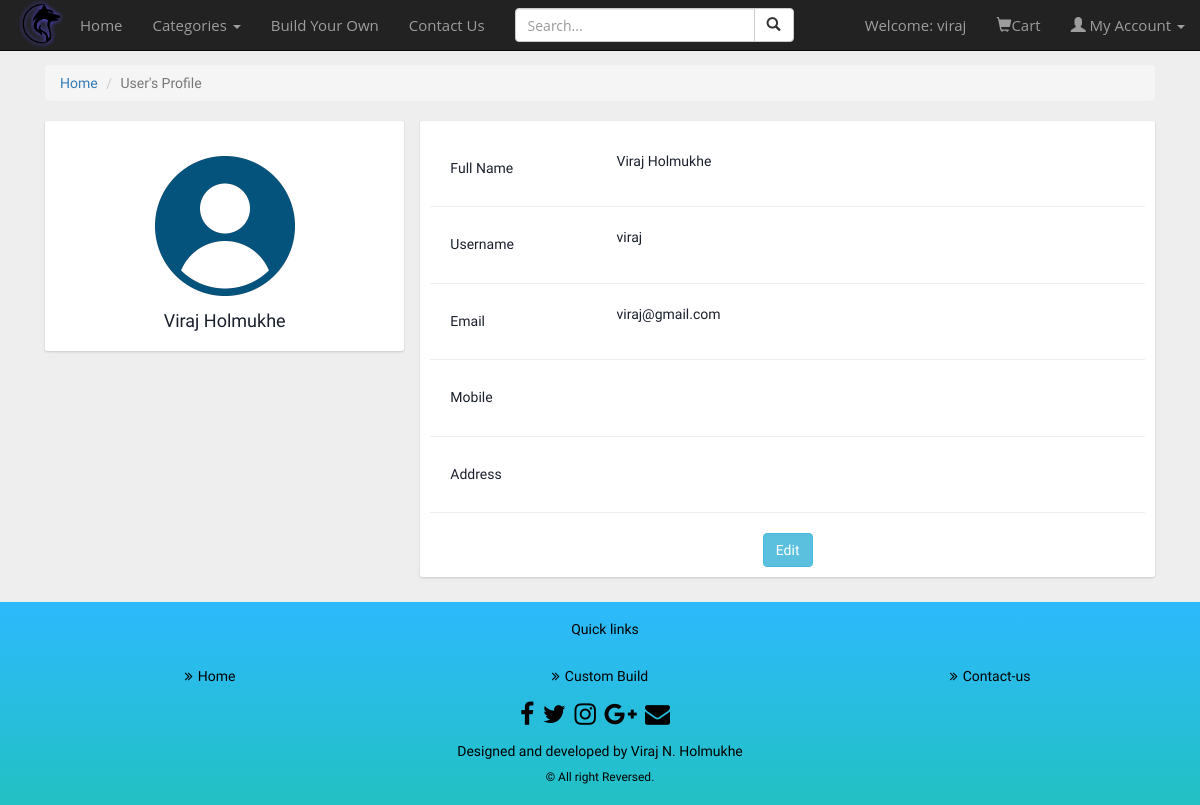
The app's page /profile (signed in) with its own data.
### Accounts/models.py (models this page shows, shortened)
class UserInfo(models.Model):
    username = models.CharField(max_length=20,primary_key=True)
    email = models.EmailField(max_length=30,unique=True)
    password = models.CharField(max_length=20)
    first_name = models.CharField(max_length=20,blank=True)
    last_name = models.CharField(max_length=20,blank=True)
    phone = models.CharField(max_length=13,blank=True)
    occupation = models.CharField(max_length=20,blank=True)
    address = models.TextField(max_length=200,blank=True)
    class Meta:
        db_table="Userinfo"

### UserApp/views.py (the view)
# urls.py: path('profile',views.showProfile),
def showProfile(request):
    if(request.method=="GET"):
        if("uname" in request.session):
            profile=UserInfo.objects.get(username=request.session["uname"])
            return render(request,"profile.html",{"profile":profile})

### templates/profile.html (shortened to what this page needs)
{% extends 'index.html' %}
{% load static %}
{% block Content %}
<link rel="stylesheet" type="text/css" href="{% static 'profile.css' %}">
<div class="container">
    <div class="main-body">
        <ol class="breadcrumb">
            <li><a href="/">Home</a></li>
            <li class="active">User's Profile</li>
        </ol>
        <div class="row gutters-sm">
            <div class="col-md-4 ">
                <div class="card">
                    <div class="card-body">
                        <div class="d-flex flex-column align-items-center text-center">
                            <img src="{% static 'Images/userlogo.png' %}" alt="Admin" class="rounded-circle" width="150">
                            <div class="mt-3">
                                <h4>{{profile.first_name}} {{profile.last_name}}</h4>
                            </div>
                        </div>
                    </div>
                </div>
            </div>
            <div class="col-md-8">
                <div class="card mb-3">
                    <div class="card-body">
                        <div class="row">
                            <div class="col-sm-3">
                                <h5 class="mb-0">Full Name</h5>
                            </div>
                            <div class="col-sm-9 text-secondary">
                                {{profile.first_name}} {{profile.last_name}}
                            </div>
                        </div>
                        <hr>
                        <div class="row">
                            <div class="col-sm-3">
                                <h5 class="mb-0">Username</h5>
                            </div>
                            <div class="col-sm-9 text-secondary">
                                {{profile.username}}
                            </div>
                        </div>
                        <hr>
                        <div class="row">
                            <div class="col-sm-3">
                                <h5 class="mb-0">Email</h5>
                            </div>
                            <div class="col-sm-9 text-secondary">
                                {{profile.email}}
                            </div>
                        </div>
                        <hr>
                        <div class="row">
                            <div class="col-sm-3">
                                <h5 class="mb-0">Mobile</h5>
                            </div>
                            <div class="col-sm-9 text-secondary">
                            </div>
                        </div>
                        <hr>
                        <div class="row">
                            <div class="col-sm-3">
                                <h5 class="mb-0">Address</h5>
                            </div>
                            <div class="col-sm-9 text-secondary">
                            </div>
                        </div>
                        <hr>
                        <div class="row">
                            <div class="col-sm-12" style="text-align: center;">
                                <a class="btn btn-info " target="__blank" href="/edit-profile">Edit</a>
                            </div>
                        </div>
                    </div>
                </div>
            </div>
        </div>
    </div>
</div>
{% endblock %}

### static/index.css (style rules this page uses)
body { padding-top: 50px; background-color: #eee; }

### static/profile.css (style rules this page uses)
body { color: #1a202c; text-align: left; font-family: 'Comfortaa', cursive; }
.main-body { padding: 15px; }
.card { box-shadow: 0 1px 3px 0 rgba(0,0,0,.1), 0 1px 2px 0 rgba(0,0,0,.06); padding-top: 20px; }
.card { position: relative; display: flex; flex-direction: column; min-width: 0; word-wrap: break-word; background-color: #fff; background-clip: border-box; border: 0 solid rgba(0,0,0,.125); border-radius: .25rem; }
.card-body { flex: 1 1 auto; min-height: 1px; padding: 1rem; }
.gutters-sm { margin-right: -8px; margin-left: -8px; }
.gutters-sm>.col, .gutters-sm>[class*=col-] { padding-right: 8px; padding-left: 8px; }
.mb-3, .my-3 { margin-bottom: 1rem!important; }
.mb-0 { margin-left: 20px; }

### records on screen
UserInfo: first_name "Viraj", last_name "Holmukhe", username "viraj", email "viraj@gmail.com"

### other values on screen
{{ request.session.uname }} "viraj"
